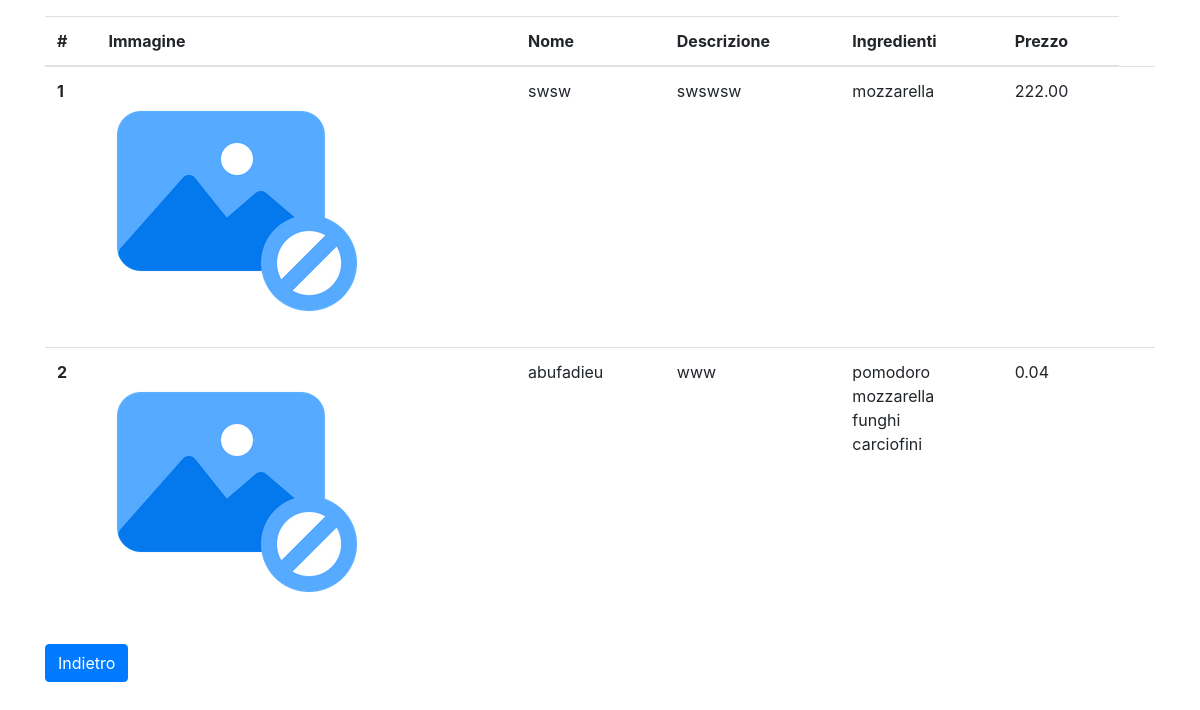
Screenshot of /products/ with the database file from the repository.
### products/models.py (models this page shows, shortened)
class Product(models.Model):
    name = models.CharField(max_length=80)
    description = models.TextField()
    MinValueValidator.message = "Il prezzo del prodotto deve essere maggiore o uguale a 0!!"
    price = models.DecimalField(max_digits=10, decimal_places=2, validators=[MinValueValidator(Decimal('0.01'))])
    class Meta:
        abstract = True

class Food(Product):
    image = models.ImageField(default='dishes/no-image-1771002-1505134.png', null=True, blank=True, upload_to='dishes')
    ingredients = models.ManyToManyField(Ingredient)

class Ingredient(models.Model):
    name = models.CharField(max_length=50)
    price = models.DecimalField(max_digits=10, decimal_places=2)  # se voglio aggiungere componenti alla pizza
    def __str__(self):
        return self.name

### products/views.py (the view)
# urls.py: path('', ProductListView.as_view(), name='product-list'),
class ProductListView(ListView):
    model = Food
    template_name = 'products/food/product_list.html'

### products/templates/products/food/product_list.html (shortened to what this page needs)
{% extends 'base.html' %}
{% block content %}
    {% if  object_list.count == 0 %}
        <div>
            <h1>Nessun Prodotto inserito</h1>
        </div>
    {% else %}
        <table class="table">
            <thead>
            <tr>
                <th scope="col">#</th>
                <th scope="col">Immagine</th>
                <th scope="col">Nome</th>
                <th scope="col">Descrizione</th>
                <th scope="col">Ingredienti</th>
                <th scope="col">Prezzo</th>
            </tr>
            </thead>
            <tbody>
            {% for item in object_list %}
                <tr id="riga">
                    <th scope="row">{{ forloop.counter }}</th>
                    <td><img src="{{ item.image.url }}"></td>
                    <td>{{ item.name }}</td>
                    <td>{{ item.description }}</td>
                    <td>
                        {% if item.ingredients.count == 1 %}
                            {{ item.ingredients.get }}
                        {% else %}
                            {% for obj in item.ingredients.all %}
                                {{ obj.name }} <br>
                            {% endfor %}
                        {% endif %}
                    </td>
                    <td>{{ item.price }}</td>
                    <td>
                    </td>
                </tr>
            {% endfor %}
            </tbody>
        </table>
    {% endif %}
        <button type="button" class="btn btn-primary" onclick="location.href='../'">Indietro</button>
{% endblock %}

### rows the page displays
Food: image (placeholder picture), name "swsw", description "swswsw", ingredients.get "mozzarella", price "222.00"
Food: image (placeholder picture), name "abufadieu", description "www", price "0.04"
Ingredient: name "pomodoro"
Ingredient: name "mozzarella"
Ingredient: name "funghi"
Ingredient: name "carciofini"
